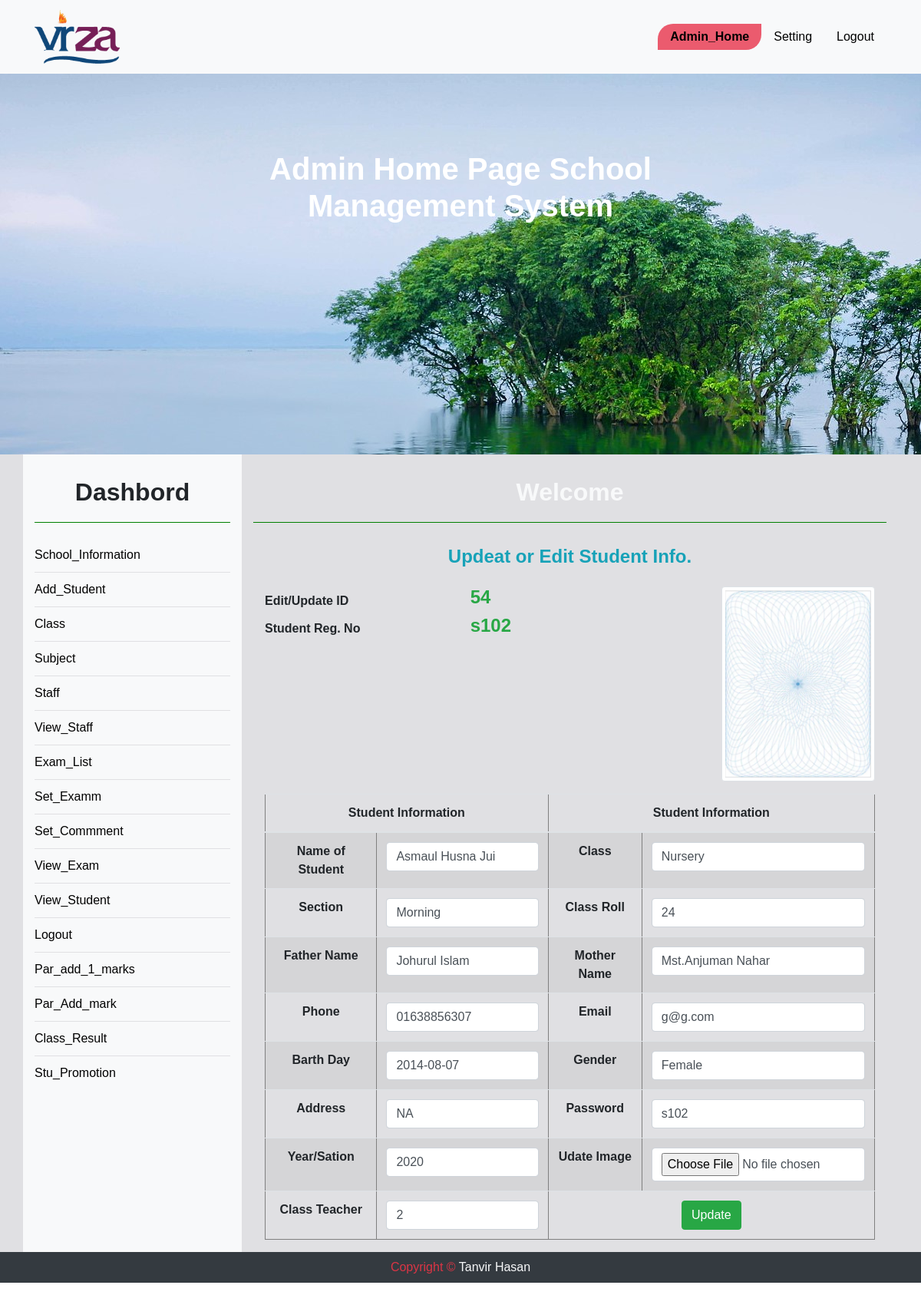
The page /edit_student_img.php?editid=54 on the database its author committed.
### tables this page shows
CREATE TABLE `student` (
  `ID` int(11) NOT NULL,
  `RNO` varchar(150) NOT NULL,
  `NAME` varchar(150) NOT NULL,
  `REL` varchar(100) NOT NULL,
  `FNAME` varchar(100) NOT NULL,
  `DOB` varchar(150) NOT NULL,
  `GEN` varchar(150) NOT NULL,
  `PHO` varchar(150) NOT NULL,
  `MAIL` varchar(150) NOT NULL,
  `ADDR` varchar(1000) NOT NULL,
  `SCLASS` varchar(150) NOT NULL,
  `SSEC` varchar(150) NOT NULL,
  `SIMG` varchar(150) NOT NULL,
  `MNAME` varchar(100) NOT NULL,
  `CRNO` varchar(100) NOT NULL,
  `YEAR` varchar(100) NOT NULL,
  `PASS` varchar(250) NOT NULL,
  `TID` int(11) NOT NULL,
  `SN` varchar(500) NOT NULL
);

### edit_student_img.php (the view, shortened to what this page needs)
<?php
	include "database.php";
$editid = $_GET['editid'];
 ?>
<?php include "admin_header.php"; ?>
<div class="container_full  d_back " style ='margin-top: 0px;'>
	<div class="container text-center">
		<div class="row" id="vir">
	<?php include "sidebar.php"; ?>
			<div class="col-md-9">
				<h2 class="text-light">Welcome </h2>
				<div class="row">
					<div class="col-md-12 fix">
						<h4><b class="text-info">Updeat or Edit Student Info.</b></h4>
						<div class="container">
							<?php
$query = "SELECT * FROM student WHERE ID= '$editid' ";
$edit = $db->query($query);
while ($result = $edit->fetch_assoc()) {
 ?>
 <div class="row ">
    <div class="col-sm-6 text-left">
 		<table class="mt-3" style="width:100%">
		    <tbody>
		      <tr>
		      	<th>Edit/Update ID</th>
		        <td > <h4><b class="text-success"><?php echo $result['ID'] ?></b></h4></td>
		      </tr>
		      <tr>
		      	<th>Student Reg. No</th>
		        <td> <h4><b class="text-success"><?php echo $result['RNO'] ?></b></h4></td>
		      </tr>
		     </tbody>
		 </table>
	</div>
    <div class="col-sm-6 text-right mt-3">
     <img src='<?php echo $result['SIMG'] ?>' class="img-thumbnail" alt="Trulli" width="200" height="200" >
    </div>
</div>
							<table border="1px" class="mt-3 table table-striped">
								<thead>
								    <tr>
								      <th scope="col" class="text-center" colspan="2">Student Information</th>
								      <th scope="col" class="text-center" colspan="2">Student Information</th>
								    </tr>
							  </thead>
							  <tbody>
							  	<form enctype='multipart/form-data' role='form' method='post' action=' '>
							  		 <tr>
								      	<th>Name of Student</th>
								        <td><input type="text" class="form-control" id="btu" placeholder="Edit Name" name="en" value="<?php echo $result['NAME'] ?>"> </td>
								      	<th>Class</th>
								        <td><input type="text" class="form-control" id="btu" placeholder="Edit Class" name="ec" value="<?php echo $result['SCLASS'] ?>"></td>
								      </tr>
								      <tr>
								      	<th>Section</th>
								        <td><input type="text" class="form-control" id="btu" placeholder="Edit Class Section" name="ess" value="<?php echo $result['SSEC'] ?>"></td>
								      	<th>Class Roll</th>
								        <td><input type="text" class="form-control" id="btu" placeholder="Edit Class Roll" name="er" value="<?php echo $result['CRNO'] ?>"></td>
								      </tr>
								    <tr>
								      <th>Father Name</th>
								      <td><input type="text" class="form-control" placeholder="Edit Father" name="ef" value="<?php echo $result['FNAME'] ?>"></td>
								      <th scope="row">Mother Name</th>
								      <td><input type="text" class="form-control" placeholder="Edit Mother" name="em" value="<?php echo $result['MNAME'] ?>"></td>
								    </tr>
								    <tr>
								      <th>Phone</th>
								      <td><input type="text" class="form-control" placeholder="Edit Phone Number" name="ep" value="<?php echo $result['PHO'] ?>"></td>
								      <th scope="row">Email</th>
								      <td><input type="text" class="form-control" placeholder="Edit Email" name="ee" value="<?php echo $result['MAIL'] ?>"></td>
								    </tr>
								    <tr>
								      <th>Barth Day</th>
								      <td><input type="text" class="form-control" placeholder="Edit Date of Barth" name="ed" value="<?php echo $result['DOB'] ?>"></td>
								      <th scope="row">Gender</th>
								      <td><input type="text" class="form-control" placeholder="Edit Gender" name="egen" value="<?php echo $result['GEN'] ?>"></td>
								    </tr>
								    <tr>
								      <th>Address</th>
								      <td><input type="text" class="form-control" placeholder="Edit Addreass" name="ea" value="<?php echo $result['ADDR'] ?>"></td>
								      <th scope="row">Password</th>
								      <td><input type="text" class="form-control" placeholder="Edit Password" name="epa" value="<?php echo $result['PASS'] ?>"></td>
								    </tr>
								     <tr>
								      <th>Year/Sation</th>
								      <td><input type="text" class="form-control" placeholder="Edit Year" name="ey" value="<?php echo $result['YEAR'] ?>"></td>
								      <th scope="row">Udate Image</th>
								      <td>
                                        <input type="file" name="img" required class="input form-control" value="<?php echo $result['SIMG'] ?>">
                                      </td>
								    </tr>
								    <tr>
								    	 <th>Class Teacher</th>
								    	 <td>
								    	 <input type="text" class="input form-control" name="et" value="<?php echo $result['TID'] ?>">
								    	</td>
								    	<td colspan="2"><input type="submit" class="from-control btn btn-success" id="" name="submit" value="Update"></td>
								    </tr>
								</form>
							  </tbody>
							</table>
 <?php } ?>
						</div>
					</div>
				</div>
			</div>
		</div>
	</div>
</div>
<?php include "footer.php"; ?>

### style.css (style rules this page uses)
* { margin:0;padding:0; }
body { font-family: 'Source Sans Pro', sans-serif; -webkit-transition: all 0.5s ease; transition: all 0.5s ease; font-family:sans-serif; text-align: center; position: relative; }
.fix { overflow:hidden; }
.container_full { width:100%; }
.container { display:block; }
#vir h2 { font-weight: bold; padding-bottom:20px; margin:30px auto; border-bottom: 1px solid green; }
.d_back { background:#e0e0e3; }

### rows shown on the page
student: ID "54", RNO "s102", SIMG (picture), en "Asmaul Husna Jui", ec "Nursery", ess "Morning", er "24", ef "Johurul Islam", em "Mst.Anjuman Nahar", ep "01638856307", ee "g@g.com", ed "2014-08-07", egen "Female", ea "NA", epa "s102", ey "2020", et "2"
